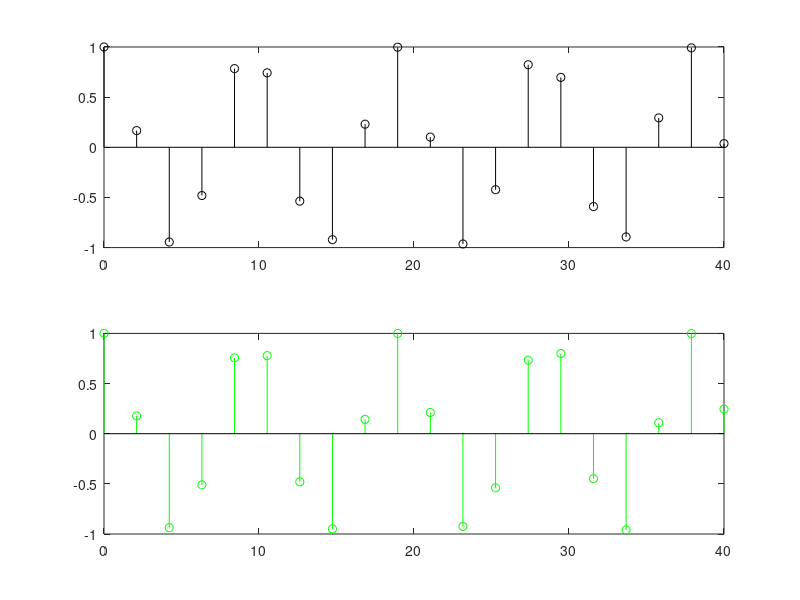

Write MATLAB code to recreate this figure.
clear
n=linspace(0,40,20);
x=cos(2*n./3);
y=cos(8*pi*n./38);
subplot(2,1,1);
stem(n,x,'k-o');
subplot(2,1,2);
stem(n,y,'g-o');
